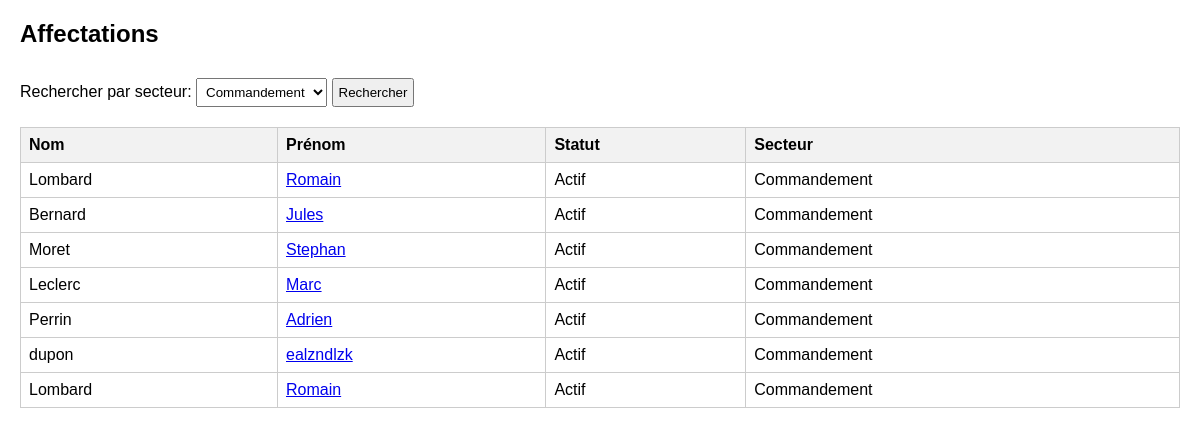
Screenshot of /vues/affectation.php?filtre=5 with the database file from the repository.
### tables this page shows
CREATE TABLE `User` (
  `id` int NOT NULL,
  `identifiant` varchar(100) NOT NULL,
  `mdp` varchar(255) NOT NULL,
  `nom` varchar(100) NOT NULL,
  `prenom` varchar(100) NOT NULL,
  `idSpecialite` int DEFAULT NULL,
  `idSecteur` int DEFAULT NULL,
  `statut` enum('Actif','Repos','Malade','Danger') DEFAULT 'Actif',
  `lienPDP` text
);

### vues/affectation.php (the view, shortened to what this page needs)
<?php
$pdo = new PDO("mysql:host=localhost;dbname=orbibase", "root", "");
$pdo->setAttribute(PDO::ATTR_ERRMODE, PDO::ERRMODE_EXCEPTION);
$filtre = $_GET['filtre'] ?? '';
if ($filtre !== '') {
    $result = $pdo->prepare("SELECT * FROM user WHERE idSecteur = :filtre");
    $result->bindParam(':filtre', $filtre, PDO::PARAM_INT);
} else {
    $result = $pdo->prepare("SELECT * FROM user");
}
$result->execute();
$users = $result->fetchAll(PDO::FETCH_ASSOC);
?>
<!DOCTYPE html>
<html>
<head>
</head>
<body>
<h2> Affectations</h2>
<form method="GET" action="index.php">
    <label for="filtre">Rechercher par secteur: </label>
    <select name="filtre" id="filtre">
        <option value="5"<?= $filtre === '5'? 'selected' : '' ?>>Commandement</option>
    </select>
    <button type="submit">Rechercher</button>
</form>
<table border="1" cellpadding="5" cellspacing="0">
    <tr>
        <th>Nom</th>
        <th>Prénom</th>
        <th>Statut</th>
        <th>Secteur</th>
    </tr>
    <?php foreach ($users as $user): ?>
        <tr>
            <td><?= $user['nom'] ?></td>
            <td>
                <a href="index.php?page=userInfos&id=<?= $user['id'] ?>">
                    <?= htmlspecialchars($user['prenom'], ENT_QUOTES, 'UTF-8') ?>
                </a>
            </td>
            <td><?= $user ['statut'] ?></td>
            <td>
                <?= match ($user['idSecteur']){
                    1 => 'Recherche',
                    2 => 'Agriculture',
                    3 => 'Maintenance',
                    4 => 'Médecine',
                    5 => 'Commandement',
                    default => 'Non défini',
                }
                ?>
            </td>
        </tr>
    <?php endforeach; ?>
</table>
</body>
</html>

### vues/affectation.php (style rules this page uses)
body { font-family: Arial; margin: 20px; }
table { border-collapse: collapse; width: 100%; margin-top: 20px; }
th, td { border: 1px solid#ccc; padding: 8px; text-align: left; }
th { background-color:#f2f2f2; }
select, button { padding: 5px; margin-top: 10px; }

### rows the page displays
user: nom "Lombard", prenom "Romain", statut "Actif", idSecteur "Commandement"
user: nom "Bernard", prenom "Jules", statut "Actif", idSecteur "Commandement"
user: nom "Moret", prenom "Stephan", statut "Actif", idSecteur "Commandement"
user: nom "Leclerc", prenom "Marc", statut "Actif", idSecteur "Commandement"
user: nom "Perrin", prenom "Adrien", statut "Actif", idSecteur "Commandement"
user: nom "dupon", prenom "ealzndlzk", statut "Actif", idSecteur "Commandement"
user: nom "Lombard", prenom "Romain", statut "Actif", idSecteur "Commandement"
